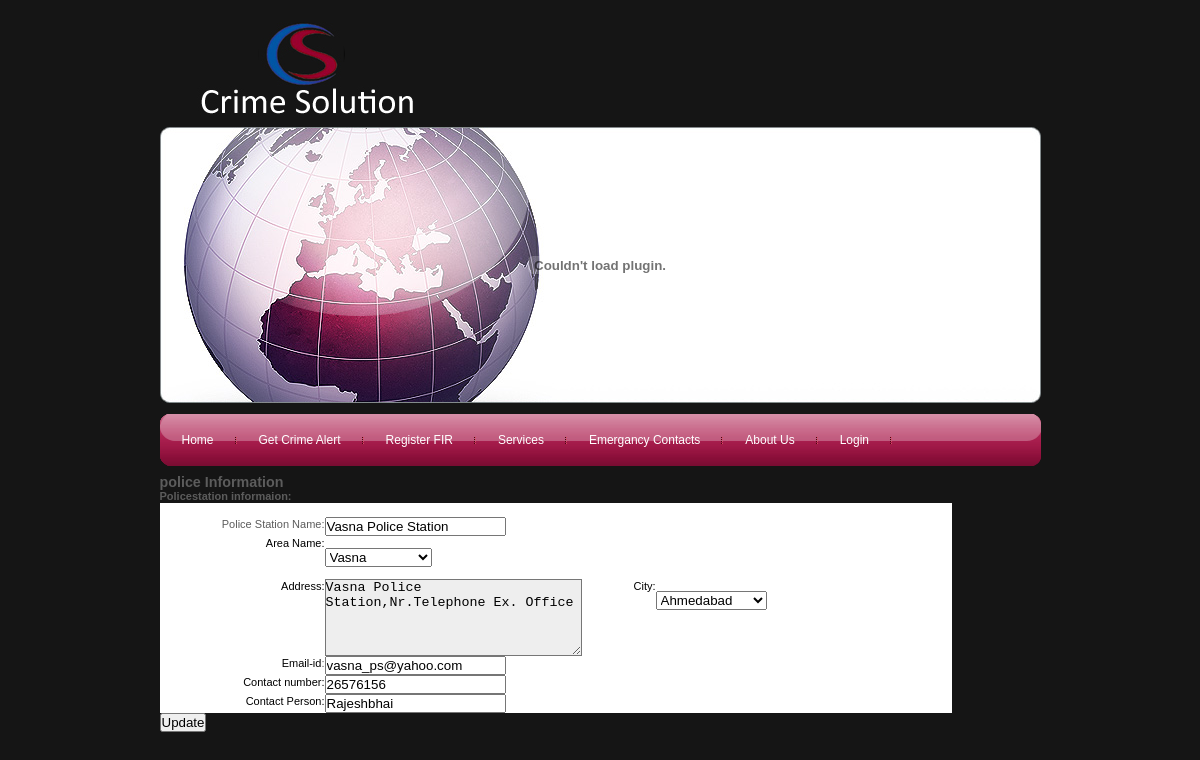
Page /editpolicestation.php?psname=Vasna Police Station on the committed database.
### tables this page shows
CREATE TABLE `mstr_policestation` (
  `poilcestation_id` int(10) unsigned NOT NULL auto_increment,
  `area_id` int(10) unsigned NOT NULL,
  `address` varchar(255) NOT NULL,
  `contact_no` int(10) unsigned NOT NULL,
  `Email_id` varchar(255) NOT NULL,
  `contact_person` varchar(45) NOT NULL,
  `starting_date` datetime NOT NULL,
  `policestation_name` varchar(45) NOT NULL,
  `city_id` int(10) unsigned NOT NULL,
  PRIMARY KEY  (`poilcestation_id`),
  KEY `FK_mstr_policestation_1` (`area_id`),
  KEY `FK_mstr_policestation_2` (`city_id`),
  CONSTRAINT `FK_mstr_policestation_1` FOREIGN KEY (`area_id`) REFERENCES `mstr_area` (`area_id`),
  CONSTRAINT `FK_mstr_policestation_2` FOREIGN KEY (`city_id`) REFERENCES `mstr_city` (`city_id`)
);

CREATE TABLE `mstr_area` (
  `area_id` int(10) unsigned NOT NULL auto_increment,
  `area_name` varchar(45) NOT NULL,
  `pincode` int(10) unsigned NOT NULL,
  `city_id` int(10) unsigned NOT NULL,
  PRIMARY KEY  (`area_id`),
  KEY `FK_mstr_area_1` (`city_id`),
  CONSTRAINT `FK_mstr_area_1` FOREIGN KEY (`city_id`) REFERENCES `mstr_city` (`city_id`)
);

### editpolicestation.php (the view, shortened to what this page needs)
<?php
include("header.php");
$pstationname = $_GET['psname'];
$selectQuery = "select *from mstr_policestation where policestation_name= '".$pstationname."' ";
$rs = mysql_query($selectQuery);
$record = mysql_fetch_array($rs);
?>
<body>
<h1>police Information</h1>
<form name="editpolicestation.php" action="updatepolicestation.php" method="post">
<table>
 <tr>
    <th colspan="3" class="first"><strong>Policestation informaion:</strong></th>
 </tr>
 <tr>
   <td align="right" valign="middle" bgcolor="#FFFFFF">&nbsp;</td>
   <td colspan="3" align="left" bgcolor="#FFFFFF">&nbsp;</td>
 </tr>
 <tr>
			<td width="165" align="right" valign="middle" bgcolor="#FFFFFF">
			<span class="style3">Police Station Name: </span> </td>
			<td colspan="3" align="left" bgcolor="#FFFFFF"><span class="style3">
			<input type="text" value="<?php echo $record["policestation_name"]; ?>"
			       name="psname" id="psname" />
                    </span></td>
                  </tr>
                  <tr bgcolor="#993366">
                    <td align="right" valign="middle" bgcolor="#FFFFFF">
					<span class="style19" style="color: #000000">Area Name: </span> </td>
                    <td colspan="3" align="left" bgcolor="#FFFFFF"><span class="style15 style3">
                      <select name="area" size="1"  id="area" >
                        <?php
						  $areaQuery = "select *from mstr_area";
						  $rsArea = mysql_query($areaQuery);
						  while($rowArea = mysql_fetch_array($rsArea))
						  {
						  ?>
                        <option value="<?php echo $rowArea['area_id']?>" <?php if($record["area_id"]==$rowArea['area_id']) echo "selected"; ?>> <?php echo $rowArea['area_name']?></option>
                        <?php }?>
                      </select>
                    </span></td>
                  </tr>
                  <tr>
                    <td height="60" align="right" valign="middle" bgcolor="#FFFFFF">
					<span class="style19" style="color: #000000"> Address:</span> </td>
                    <td width="207" align="left" bgcolor="#FFFFFF"><span class="style15 style3">
                      <label>
                      <TEXTAREA ROWS="5" COLS="30" name="address" id="address" style="background-color: #EEEEEE"><?php echo $record["address"]; ?></TEXTAREA>
                      </label>
                    </span></td>
                    <td width="74" align="right" valign="middle" bgcolor="#FFFFFF">
					<span class="style19" style="color: #000000">City:</span></td>
                    <td width="296" align="left" bgcolor="#FFFFFF"><span class="style15 style3">
                      <select name="city" size="1"  id="city" >
                        <?php
						  $cityQuery = "select *from mstr_city";
						  $rsCity = mysql_query($cityQuery);
						  while($rowCity = mysql_fetch_array($rsCity))
						  {
						  ?>
                        <option value="<?php echo $rowCity['city_id']?>" <?php if($record["city_id"]==$rowCity['city_id']) echo "selected"; ?>>
						<?php echo $rowCity['city_name']?></option>
                        <?php }?>
                      </select>
                    </span></td>
                  </tr>
                  <tr bgcolor="#999999">
                    <td align="right" valign="middle" bgcolor="#FFFFFF"><span class="style19" style="color: #000000">Email-id</span>: </td>
                    <td colspan="3" align="left" bgcolor="#FFFFFF"><span class="style15 style3">
                       <input type="text" value="<?php echo $record["Email_id"]; ?>" name="emailid"  maxlength="254"/>
                    </span></td>
                  </tr>
                  <tr bgcolor="#993366">
                    <td align="right" valign="middle" bgcolor="#FFFFFF">
					<span class="style19" style="color: #000000">
					<span class="style19" style="color: #000000">Contact number: </span></span> </td>
                    <td colspan="3" align="left" bgcolor="#FFFFFF">
					 <input type="text" value="<?php echo $record["contact_no"]; ?>" name="contactno" maxlength="12" />
					 					</td>
                  </tr>
                  <tr bgcolor="#993366">
                    <td align="right" valign="middle" bgcolor="#FFFFFF">
					<span class="style19" style="color: #000000">Contact Person:</span> </td>
                    <td colspan="3" align="left" bgcolor="#FFFFFF">
					 <input type="text" value="<?php echo $record["contact_person"]; ?>" name="contactperson" />
				 					</td>
                  </tr>
	 <tr><td><input type="submit" value="Update"  /></td>
        </tr>
	</table>
</form>
</body>
</html>

### files/template.css (style rules this page uses)
body, td, th, div, p, label { color:#5c5c5c; font:normal 11px/14px Verdana, Arial, Helvetica, sans-serif; }
#body { background:#151515; }

### files/constant.css (style rules this page uses)
* { padding:0px 0px 0px 0px; margin:0px 0px 0px 0px; }
html { height:100% }
body { text-align:center; }
table { border-collapse:collapse; border:0px; padding:0; }
td { vertical-align:top }
th { text-align:left; vertical-align:top }
h1 { font-size:130% }
select { height:auto; margin:12px 0px 12px 0px; vertical-align:middle }

### rows in the picture
mstr_policestation: psname "Vasna Police Station", area "Vasna", address "Vasna Police Station,Nr.Telephone Ex. Office", emailid "vasna_ps@yahoo.com", contactno "26576156", contactperson "Rajeshbhai"

### other values in the picture
form field city "Ahmedabad"
